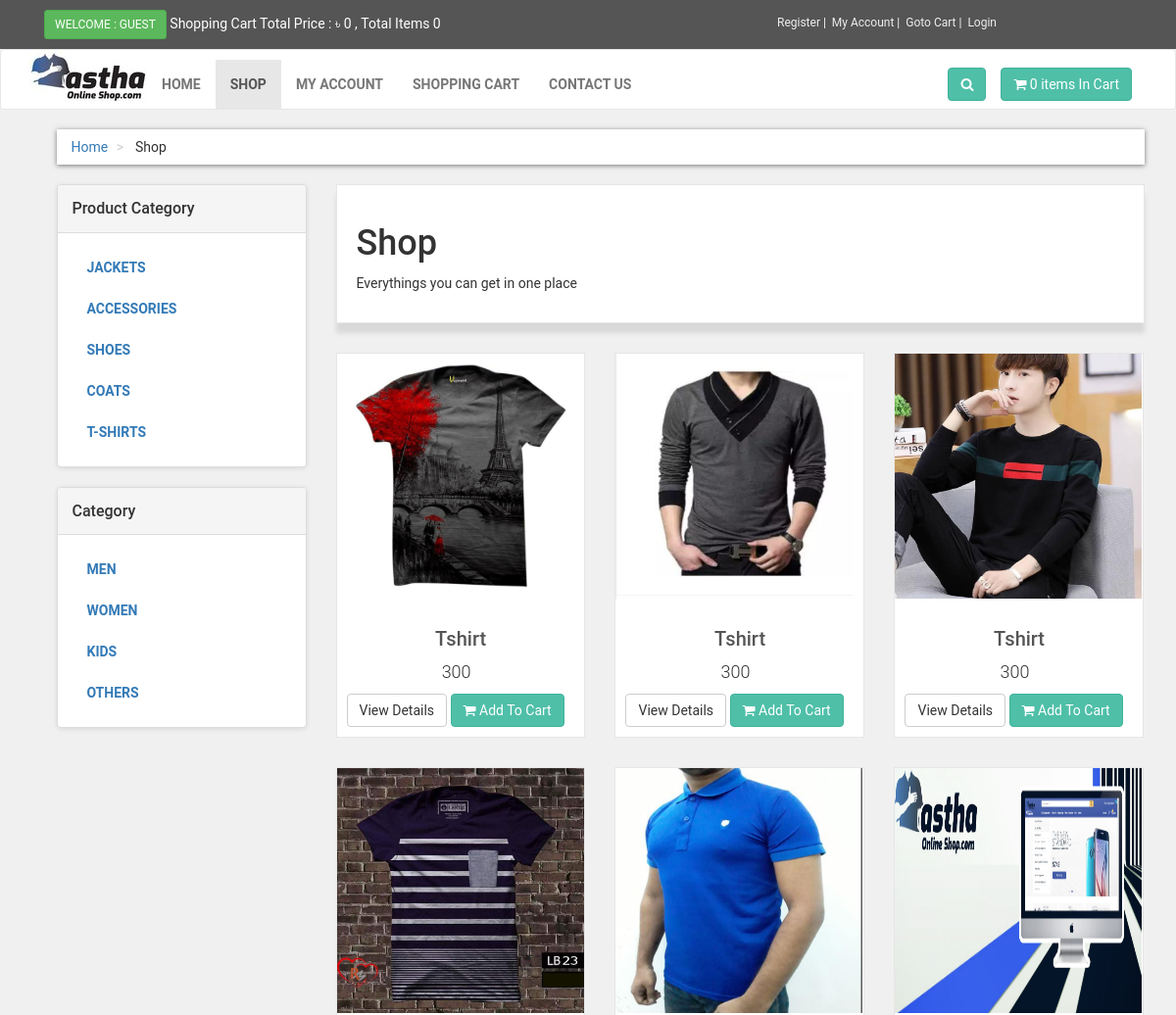
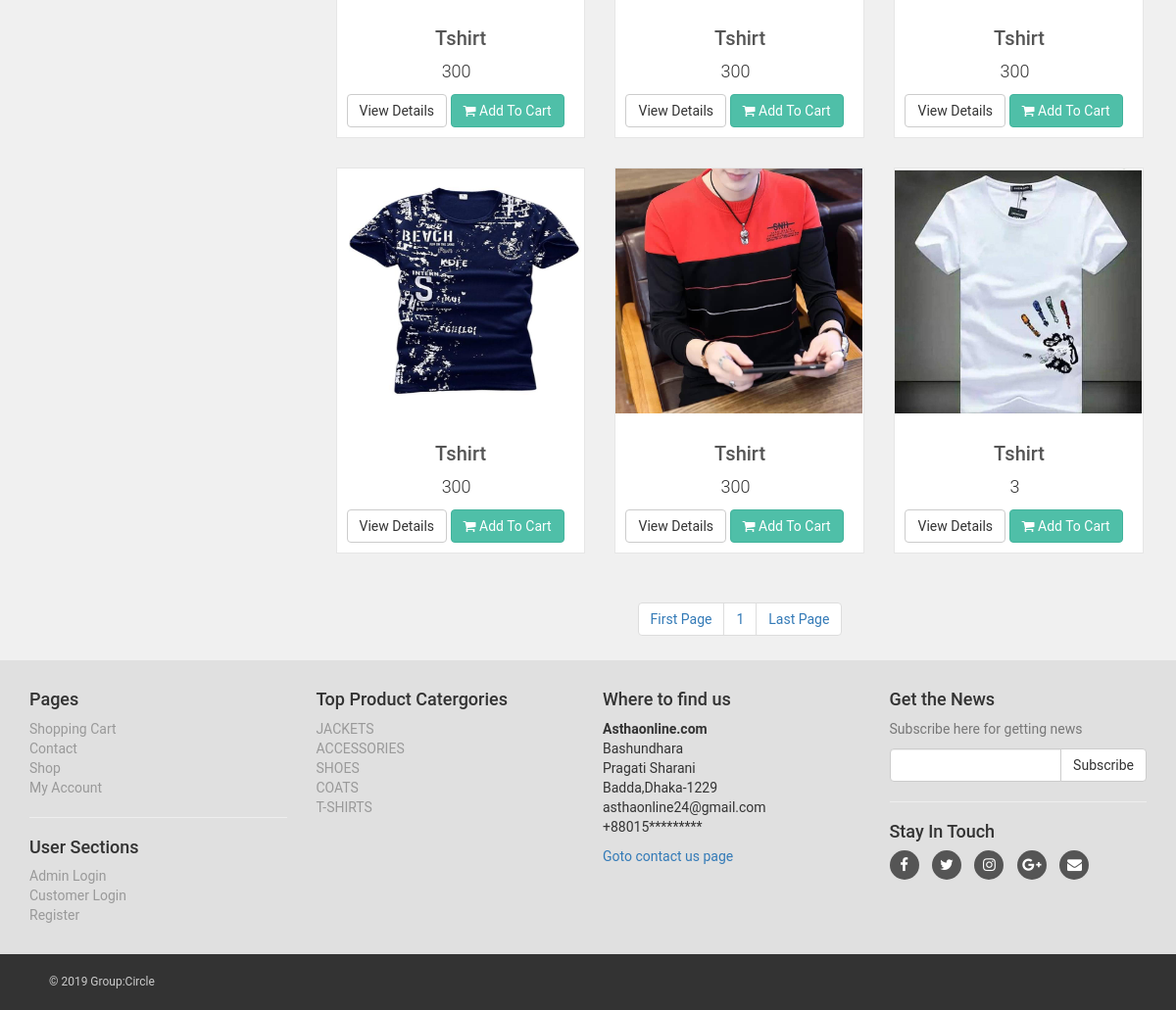
The page /shop.php on the database its author committed (2 pictures, top to bottom).
### tables this page shows
CREATE TABLE `product_categories` (
  `p_cat_id` int(10) NOT NULL,
  `p_cat_title` text NOT NULL,
  `p_cat_desc` text NOT NULL
);

CREATE TABLE `categories` (
  `cat_id` int(100) NOT NULL,
  `cat_title` text NOT NULL,
  `cat_desc` text NOT NULL
);

CREATE TABLE `products` (
  `product_id` int(10) NOT NULL,
  `p_cat_id` int(10) NOT NULL,
  `cat_id` int(10) NOT NULL,
  `date` timestamp NOT NULL DEFAULT current_timestamp() ON UPDATE current_timestamp(),
  `product_title` text NOT NULL,
  `product_img1` text NOT NULL,
  `product_img2` text NOT NULL,
  `product_img3` text NOT NULL,
  `product_price` int(10) NOT NULL,
  `product_desc` text NOT NULL,
  `product_keywords` text NOT NULL
);

### shop.php (the view, shortened to what this page needs)
<?php
include("includes/db.php");
include("functions/functions.php");
?>
<!DOCTYPE html>
<!DOCTYPE html>
<html>
<head>
	<link rel="stylesheet" href="https://maxcdn.bootstrapcdn.com/bootstrap/3.4.0/css/bootstrap.min.css">
	<link rel="stylesheet" href="styles/style.css">
	<link href="https://stackpath.bootstrapcdn.com/font-awesome/4.7.0/css/font-awesome.min.css" rel="stylesheet">
</head>
<body>
   <div id="top">
   		<div class="container">
   			<div class="col-md-6 offer">
   				<a href="#" class="btn btn-success btn-sm">
   					 <?php
            if (!isset($_SESSION['customer_email'])) {
              echo "Welcome : Guest";
            }else {
              echo "Welcome :" . $_SESSION['customer_email'] . "";
            }
            ?>
   				</a>
   				<a href="#">Shopping Cart Total Price : ৳<?php totalPrice(); ?> , Total Items <?php item(); ?></a>
   			</div>
   			<div class="col-md-6 ">
   				<ul class="menu">
   					<li>
   						<a href="customer_registration.php">Register</a>
   					</li>
   					<li>
   						<?php
              if(!isset($_SESSION['customer_email'])){
                 echo "<a href='checkout.php'>My Account</a>";
              }else{
                 echo "<a href='customer/my_account.php?my_order'>My Account</a>";
              }
              ?>
   					</li>
   					<li>
   						<a href="cart.php">Goto Cart</a>
   					</li>
   					<li>
   						<a href="login.php">
                  <?php
                  if (!isset($_SESSION['customer_email'])) {
                      echo "<a href='checkout.php'>Login</a>";
                    }else {
                      echo "<a href='logout.php'>Log Out</a>";
                    }
              ?>
              </a>
   					</li>
   				</ul>
   			</div>
   		</div>
   </div>
   <div class="navbar navbar-default" id="navbar">
   	<div class="container">
   		<div class="navbar-header">
  				<a class="navbar-band home" href="">
  					<img src="images/logo2.jpg" alt="Astha Online Shop" class="hidden-xs">
  				</a>
   		</div>
   		<div class="navbar-collapse collapse" id="navigation">
   			<div class="padding-nav">
   				<ul class="nav navbar-nav navbar-left">
   					<li>
   						<a href="index.php">Home</a>
   					</li>
   					<li class="active">
   						<a href="shop.php">Shop</a>
   					</li>
   					<li>
   						<?php
              if(!isset($_SESSION['customer_email'])){
                 echo "<a href='checkout.php'>My Account</a>";
              }else{
                 echo "<a href='customer/my_account.php?my_order'>My Account</a>";
              }
              ?>
   					</li>
   					<li>
   						<a href="cart.php">Shopping Cart</a>
   					</li>
   					<li>
   						<a href="contactus.php">Contact Us</a>
   					</li>
   				</ul>
   			</div>
   			<a href="cart.php" class="btn btn-primary navbar-btn right">
   				<i class="fa fa-shopping-cart"></i>
   				<span><?php item(); ?> items In Cart</span>
   			</a>
   			<div class="navbar-collapse collapse right">
   				<button class="btn navbar-btn btn-primary" type="button" data-toggle="collapse" data-target="#search">
   					<i class="fa fa-search"></i>
   				</button>
   			</div>
   		</div>
   	</div>
   </div>
   <div id="content">
     <div class="container">
       <div class="col-md-12">
          <ul class="breadcrumb">
            <li><a href="index.php">Home</a></li>
            <li>
              Shop
            </li>
          </ul>
       </div>
       <div class="col-md-3">
         <?php
            include("includes/sidebar.php");
         ?>
       </div>
        <div class="col-md-9">
          <?php
          if(!isset($_GET['p_cat'])){
            if(!isset($_GET['cat_id'])){
              echo "<div class='box'>
                <h1>Shop</h1>
                <p>Everythings you can get in one place</p>
              </div>";
          }
        }
          ?>
          <div class="row">
           <?php
          if(!isset($_GET['p_cat'])){
            if(!isset($_GET['cat_id'])){
              $per_page=9;
              if (isset($_GET['page'])) {
                  $page=$_GET['page'];
              }else{
                $page=1;
              }
              $start_from=($page-1)*$per_page;
      $get_product="select * from products order by 1 DESC LIMIT $start_from,$per_page";
              $run_pro=mysqli_query($con,$get_product);
              while ($row=mysqli_fetch_array($run_pro)) {
                $pro_id=$row['product_id'];
                $pro_title=$row['product_title'];
                $pro_price=$row['product_price'];
                $pro_sale_price = $row['product_sale'];
                $pro_img1=$row['product_img1'];
                 $pro_label = $row['product_label'];
                 if($pro_label == "sale"){
            $product_price = " <del> ৳ $pro_price </del> ";
            $product_sale_price = "/ ৳ $pro_sale_price ";
        }else{
            $product_price = "   $pro_price  ";
            $product_sale_price = "";
        }
                echo "
                <div class='col-md-4 col-sm-6 center-responsive'>
                <div class='product'>
                <a href='details.php?pro_id=$pro_id'>
                <img src='admin_area/product_images/$pro_img1' class='img-resposive'height='250' width='252'>
                </a>
                <div class='text'>
                <h3><a href='details.php?pro_id=$pro_id'>$pro_title</a></h3>
                <p class='price'>$product_price &nbsp;$product_sale_price</p>
                <p class'buttons'>
                <a href='details.php?pro_id=$pro_id' class='btn btn-default'>View Details</a>
                <a href='details.php?pro_id=$pro_id' class='btn btn-primary'><i class='fa fa-shopping-cart'></i>
                Add To Cart
                </a>
                </p>
                </div>
                $product_label
                </div>
                </div>
                ";
              }
                   ?>
          </div>
          <center>
            <ul class="pagination">
              <?php
              $query="select * from products";
              $result=mysqli_query($con,$query);
              $total_record=mysqli_num_rows($result);
              $total_pages=ceil($total_record/$per_page);
              echo "<li><a href='shop.php?page=1'>".'First Page'."</a></li>
              ";
              for($i=1;$i<=$total_pages;$i++){
                 echo "<li><a href='shop.php?page=".$i."'>".$i."</a></li>
              ";
              };
        echo "<li><a href='shop.php?page=$total_pages'>".'Last Page'."</a></li>";
               }
        }
              ?>
            </ul>
          </center>
        </div>
     </div>
   </div>
 <?php
include("includes/footer.php")
  ?>
</body>
</html>

### functions/functions.php (shortened to what this page needs)
<?php
$db=mysqli_connect("localhost","root","","ecom");
function getUserIP(){
	switch (true) {
		default : return $_SERVER['REMOTE_ADDR'];
	}
}
function item(){
	global $db;
	$ip_add=getUserIP();
	$get_items="select * from cart where ip_add='$ip_add'";
	$run_item=mysqli_query($db,$get_items);
	$count=mysqli_num_rows($run_item);
	echo $count;
}
function totalPrice(){
	global $db;
	$ip_add=getUserIP();
	$total=0;
	$select_cart="select * from cart where ip_add='$ip_add'";
	$run_cart=mysqli_query($db,$select_cart);
	$count=mysqli_num_rows($run_cart);
	if($count<=0){echo " 0";}else{echo ($total+60);};
}
function getPCats(){
	global $db;
	$get_p_cats="select * from product_categories";
	$run_p_cats=mysqli_query($db,$get_p_cats);
	while ($row_p_cats=mysqli_fetch_array($run_p_cats)) {
		$p_cat_id=$row_p_cats['p_cat_id'];
		$p_cat_title=$row_p_cats['p_cat_title'];
		echo "<li><a href='shop.php?p_cat=$p_cat_id'>$p_cat_title</a> </li>";
	}
}
function getCat()
{
	global $db;
	$get_cat="select * from categories";
	$run_cat=mysqli_query($db,$get_cat);
	while ($row_cat=mysqli_fetch_array($run_cat)) {
		$cat_id=$row_cat['cat_id'];
		$cat_title=$row_cat['cat_title'];
		echo "<li><a href='shop.php?cat_id=$cat_id'>$cat_title</a>
		</li>";
	}
}
?>

### includes/footer.php (shortened to what this page needs)
<div id="footer">
	<div class="container">
		<div class="row">
			<div class="col-md-3 col-sm-6">
				<h4>Pages</h4>
				<ul>
					<li><a href="cart.php">Shopping Cart</a></li>
					<li><a href="contact.php">Contact</a></li>
					<li><a href="shop.php">Shop</a></li>
					<li>
						<?php
              if(!isset($_SESSION['customer_email'])){
                 echo "<a href='checkout.php'>My Account</a>";
              }else{
                 echo "<a href='customer/my_account.php?my_order'>My Account</a>";
              }
              ?>
					</li>
				</ul>
				<hr>
				<h4>User Sections</h4>
				<ul>
					<li><?php
						if(!isset($_SESSION['admin_email'])){
                 echo "<a href='admin_area/login.php'>Admin Login</a>";
              }else{
                 echo "<a href='admin_area/index.php?dashboard'>Admin Profile</a>";
              }
						?>
					</li>
					<li><?php
              if(!isset($_SESSION['customer_email'])){
                 echo "<a href='checkout.php'>Customer Login</a>";
              }else{
                 echo "<a href='customer/my_account.php?my_order'>My Account</a>";
              }
              ?></li>
					<li>
						<?php
              if(!isset($_SESSION['customer_email'])){
                 echo "<a href='customer_registration.php'>Register</a>";
              }else{
                 echo "<a href='customer/my_account.php?edit_act'>Edit Account</a>";
              }
              ?>
					</li>
				</ul>
			</div>
			<div class="col-md-3 col-sm-6">
				<h4>Top Product Catergories</h4>
				<ul>
					<?php
						$get_p_cats="select * from product_categories";
						$run_p_cats=mysqli_query($con,$get_p_cats);
						while ($row_p_cat=mysqli_fetch_array($run_p_cats)) {
							$p_cat_id=$row_p_cat['p_cat_id'];
							$p_cat_title=$row_p_cat['p_cat_title'];
							echo "<li><a href='shop.php?p_cat=$p_cat_id'> $p_cat_title</a></li>";
						}
						?>
				</ul>
			</div>
			<div class="col-md-3 col-sm-6">
				<h4>Where to find us</h4>
				<p>
					<strong>Asthaonline.com</strong>
					<br>Bashundhara
					<br>Pragati Sharani
					<br>Badda,Dhaka-1229
					<br>asthaonline24@gmail.com
					<br>+88015*********
				</p>
				<a href="contact.php">Goto contact us page</a>
			</div>
			<div class="col-md-3 col-sm-6">
				<h4>Get the News</h4>
				<p class="text-muted">
					Subscribe here for getting news
				</p>
				<form action="" method="post">
					<div class="input-group">
						<input type="text" name="email" class="form-control">
						<span class="input-group-btn">
							<input type="submit" class="btn btn-default" value="Subscribe">
						</span>
					</div>
				</form>
				<hr>
				<h4>Stay In Touch</h4>
				<p class="social">
				<a href="#"><i class="fa fa-facebook"></i></a>
				<a href="#"><i class="fa fa-twitter"></i></a>
				<a href="#"><i class="fa fa-instagram"></i></a>
				<a href="#"><i class="fa fa-google-plus"></i></a>
				<a href="#"><i class="fa fa-envelope"></i></a>
				</p>
			</div>
		</div>
	</div>
</div>
<div id="copyright">
	<div class="container">
		<div class="col-md-6">
			<p class="pull-left">
				&copy; 2019 Group:Circle
			</p>
		</div>
	</div>
</div>

### styles/style.css (style rules this page uses)
body { font-family: "Roboto","Helvetica",Arial,sans-sarif; font-size: 14px; line-height: 1.42857143; color: #333333; background-color: #f0f0f0; }
#top { background-color: #555555; padding: 10px 0; }
#top .offer { color: #fff; }
#top .offer .btn { text-transform: uppercase; }
#top a { color: #fff; }
#top ul.menu { padding-top: 5px; margin: 0; text-align: right; font-size: 12px; list-style: none; }
#top ul.menu { text-align: center; }
#top ul.menu > li { display: inline-block; }
#top ul.menu > li a { color: #eeeeee; }
#top ul.menu > li+ li:before { content: "|\00a0"; padding: 0 5 px; color: #f7f7f7; }
.navbar { background: white; }
.navbar-collapse .right { float: right;; }
.navbar ul.nav>li > a { text-transform: uppercase;; font-weight: bold; font-size: 14px; }
.padding-nav { padding-top: 10px; }
.btn-primary { color: rgb(255,255,255); background-color: rgb(79,191,168); border-color: rgb(65,179,156); }
.box { background: #fff; margin: 0 0 30px; border : solid 1px #e6e6e6; padding: 20px; box-shadow: 0 10px 5px rgba(0,0,0,0.1) }
#content { padding-left: 25px; }
#content .product { background:#fff; border: solid 1px #e6e6e6; box-sizing: border-box; margin-bottom: 30px; }
#content .product .text p.price { font-size: 18px; text-align: center; font-weight: 300; }
#content .product .text h3 { text-align: center; font-size: 20px; }
#content .product .text h3 a { color: rgb(85,85,85); }
#content .product .text { padding: 10px 10px 0px; }
#content .panel.sidebar-menu ul.nav.category-menu li a { text-transform: uppercase; font-weight: bold; }
.breadcrumb { padding: 8px 15px; margin-bottom: 20px; background-color: #ffffff; border-radius: 0; box-shadow: 0 1px 5px rgba(0,0,0,0.5); }
.breadcrumb >li+li:before { content: ">\00a0"; color: #cccccc; }
#footer { background: #e0e0e0; padding: 20px 0; }
#footer ul { padding-left: 0; list-style: none; }
#footer ul a { color: #999999; padding: 20px 0; }
#footer .social { text-align: left; }
#footer .social a { margin: 0 10px 0 0; color: #fff; display: inline-block; width: 30px; height: 30px; border-radius: 15px; line-height: 30px; font-size: 15px; text-align: center; transform: all 0.2s ease-out; vertical-align: bottom; background-color: #555555; }
#copyright { background: #333; color: #ccc; padding: 20px; font-size: 12px; }
#copyright p { margin: 0; }

### rows shown on the page
product_categories: p_cat_title "JACKETS"
product_categories: p_cat_title "ACCESSORIES"
product_categories: p_cat_title "SHOES"
product_categories: p_cat_title "COATS"
product_categories: p_cat_title "T-SHIRTS"
categories: cat_title "MEN"
categories: cat_title "WOMEN"
categories: cat_title "KIDS"
categories: cat_title "OTHERS"
products: product_img1 (picture), product_title "Tshirt", product_price "300"
products: product_img1 (picture), product_title "Tshirt", product_price "300"
products: product_img1 (picture), product_title "Tshirt", product_price "300"
products: product_img1 (picture), product_title "Tshirt", product_price "300"
products: product_img1 (picture), product_title "Tshirt", product_price "300"
products: product_img1 (picture), product_title "Tshirt", product_price "300"
products: product_img1 (picture), product_title "Tshirt", product_price "300"
products: product_img1 (picture), product_title "Tshirt", product_price "300"
products: product_img1 (picture), product_title "Tshirt", product_price "3"

### other values the page prints
$count "0 0"
